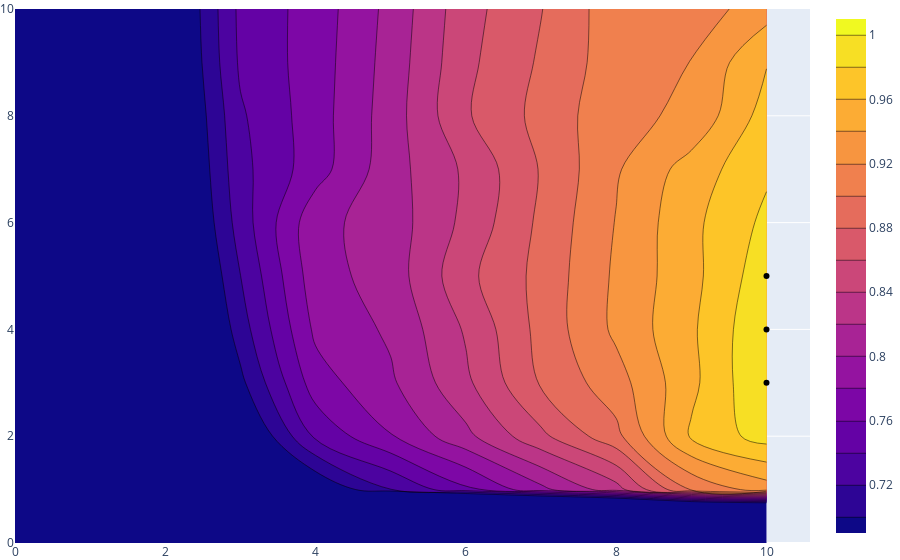

The notebook cell saved with this chart:
### Code cell
# 2d optimisation
max_df = df[df['target'] >= 0.99]
fig = go.Figure()
fig.update_layout(
    margin={'r': 0, 'l': 0, 't': 0, 'b': 0},
)
fig.add_traces([
     go.Contour(
         x=df['k1'],
         y=df['k2'],
         z=df['target'],
         name='',
         contours={'start':0.7,'end':1,'size':0.02},
         hovertemplate='k1: %{x}<br>k2: %{y}<br>val=%{z}',
     ),
    go.Scatter(
        x=max_df['k1'],
        y=max_df['k2'],
        mode='markers',
        marker={'color': 'black'},
        hoverinfo='skip',
    ),
    # go.Heatmap(x=df['k1'],
    #            y=df['k2'],
    #            z=df['target'],
    #            zsmooth='best',
    #            name='',
    #            hovertemplate='k1: %{x}<br>k2: %{y}'),
])
fig

### Figure 1 — Plotly figure (JSON) as saved in the notebook; plotly's stock layout.template omitted (floating-point values rounded to 4 significant figures)
{"data": [{"contours": {"end": 1, "size": 0.02, "start": 0.7}, "hovertemplate": "k1: %{x}<br>k2: %{y}<br>val=%{z}", "name": "", "type": "contour", "x": [0, 0, 0, 0, 0, 0, 0, 0, 0, 0, 0, 1, 1, 1, 1, 1, 1, 1, 1, 1, 1, 1, 2, 2, 2, 2, 2, 2, 2, 2, 2, 2, 2, 3, 3, 3, 3, 3, 3, 3, 3, 3, 3, 3, 4, 4, 4, 4, 4, 4, 4, 4, 4, 4, 4, 5, 5, 5, 5, 5, 5, 5, 5, 5, 5, 5, 6, 6, 6, 6, 6, 6, 6, 6, 6, 6, 6, 7, 7, 7, 7, 7, 7, 7, 7, 7, 7, 7, 8, 8, 8, 8, 8, 8, 8, 8, 8, 8, 8, 9, 9, 9, 9, 9, 9, 9, 9, 9, 9, 9, 10, 10, 10, 10, 10, 10, 10, 10, 10, 10, 10], "y": [0, 1, 2, 3, 4, 5, 6, 7, 8, 9, 10, 0, 1, 2, 3, 4, 5, 6, 7, 8, 9, 10, 0, 1, 2, 3, 4, 5, 6, 7, 8, 9, 10, 0, 1, 2, 3, 4, 5, 6, 7, 8, 9, 10, 0, 1, 2, 3, 4, 5, 6, 7, 8, 9, 10, 0, 1, 2, 3, 4, 5, 6, 7, 8, 9, 10, 0, 1, 2, 3, 4, 5, 6, 7, 8, 9, 10, 0, 1, 2, 3, 4, 5, 6, 7, 8, 9, 10, 0, 1, 2, 3, 4, 5, 6, 7, 8, 9, 10, 0, 1, 2, 3, 4, 5, 6, 7, 8, 9, 10, 0, 1, 2, 3, 4, 5, 6, 7, 8, 9, 10], "z": [0, 0, 0, 0, 0, 0, 0, 0, 0, 0, 0, 0, 0.3956, 0.4561, 0.4871, 0.5064, 0.5199, 0.5299, 0.5376, 0.5439, 0.5491, 0.5572, 0, 0.5327, 0.5975, 0.6128, 0.6287, 0.6389, 0.6461, 0.6513, 0.6554, 0.6587, 0.6614, 0, 0.6088, 0.6672, 0.6948, 0.7102, 0.7198, 0.7291, 0.7337, 0.7372, 0.7433, 0.745, 0, 0.6776, 0.7438, 0.7706, 0.7842, 0.7918, 0.7941, 0.7712, 0.7707, 0.7698, 0.7687, 0, 0.7195, 0.7788, 0.7968, 0.8034, 0.809, 0.8095, 0.8116, 0.81, 0.8081, 0.8061, 0, 0.7551, 0.8147, 0.8358, 0.8424, 0.8546, 0.8453, 0.8434, 0.8578, 0.8551, 0.8524, 0, 0.7944, 0.8553, 0.8823, 0.8865, 0.8863, 0.8843, 0.8815, 0.8863, 0.8828, 0.8793, 0, 0.8317, 0.8942, 0.9116, 0.9241, 0.9234, 0.921, 0.9177, 0.9143, 0.9109, 0.9117, 0, 0.902, 0.9629, 0.9549, 0.9567, 0.9539, 0.955, 0.9487, 0.9241, 0.9205, 0.9081, 0, 0.9295, 0.9887, 1, 0.9983, 0.9923, 0.9846, 0.9766, 0.9687, 0.9588, 0.9318]}, {"hoverinfo": "skip", "marker": {"color": "black"}, "mode": "markers", "type": "scatter", "x": [10, 10, 10], "y": [3, 4, 5]}], "layout": {"margin": {"b": 0, "l": 0, "r": 0, "t": 0}}}
